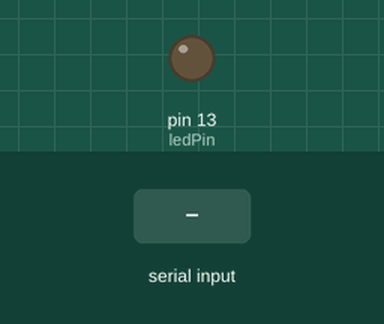
Simulated run of this sketch. Board: Arduino Uno, built with avr-gcc and run on an emulated ATmega328P. On the bench: output pins drawn as LEDs (lit = HIGH). The test bench sets the inputs (shaded band).

Above: at 1.2 s.
1.3 s: "1234\n" received over the second serial link
At 2.0 s:
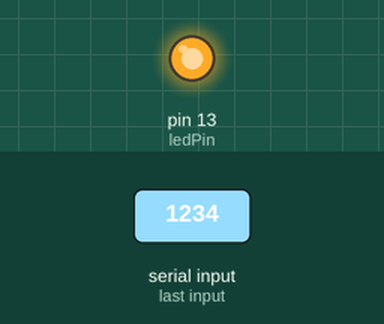
Timing chart, 0 to 4.3 s (numbered marks = the images above; inputs shaded):
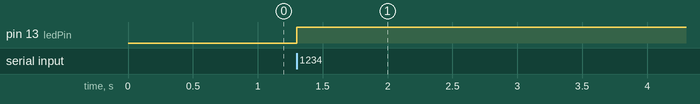

Measured:
- after the input at 1.3 s, pin 13 (ledPin): LOW → HIGH at once

The sketch:

hc12Reciever.ino
```cpp
#include <SoftwareSerial.h>

SoftwareSerial mySerial(2, 3); // RX, TX

int ledPin = 13;
unsigned long last = millis();//set timer

void setup() {
  mySerial.begin(9600);
  pinMode(ledPin, OUTPUT);
}

void loop() {

  boolean ledState = digitalRead(ledPin);//check if the LED is turned on or off. Returns 1 or 0

  if(mySerial.available() > 1){
    int input = mySerial.parseInt();//read serial input and convert to integer (-32,768 to 32,767)

    if(millis() - last > 250){//if time now is 250 milliseconds greater than last time
      if(ledState == 0 && input == 1234){//if LED is off and button code is ok
          digitalWrite(ledPin, HIGH);
      }else if(ledState == 1 && input == 1234){//if LED is on and button code is ok
          digitalWrite(ledPin, LOW);
      }

    }

    mySerial.flush();//clear the serial buffer for unwanted inputs
    last = millis();//reset timer
  }
  delay(5);//delay little for better serial communication

}
```
